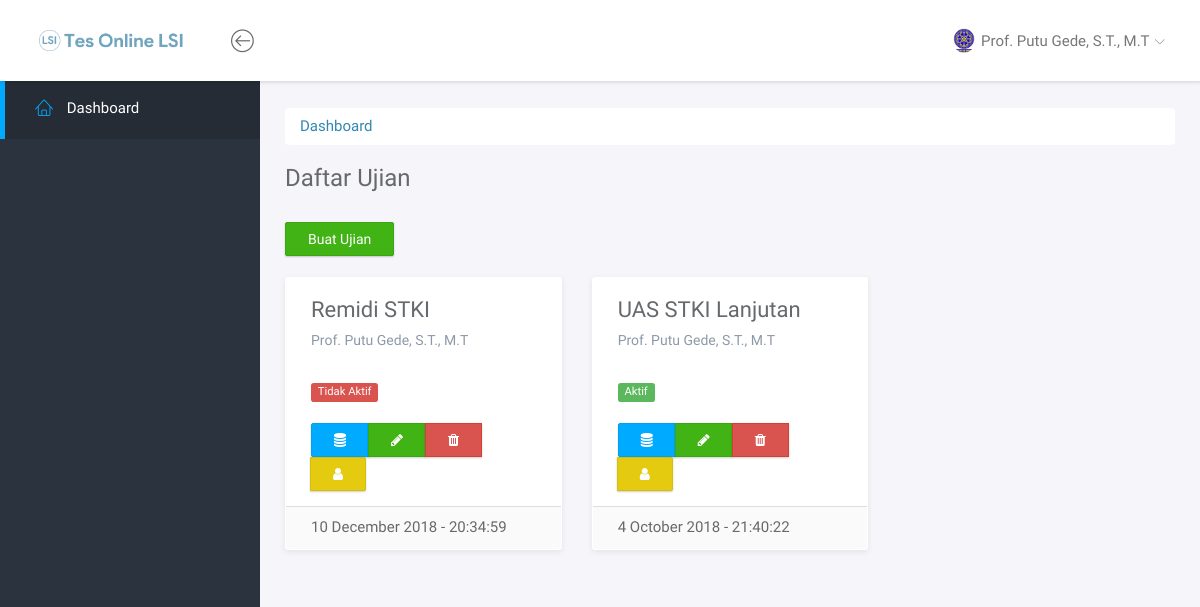
The page /dosen (signed in) on the database as committed earlier.
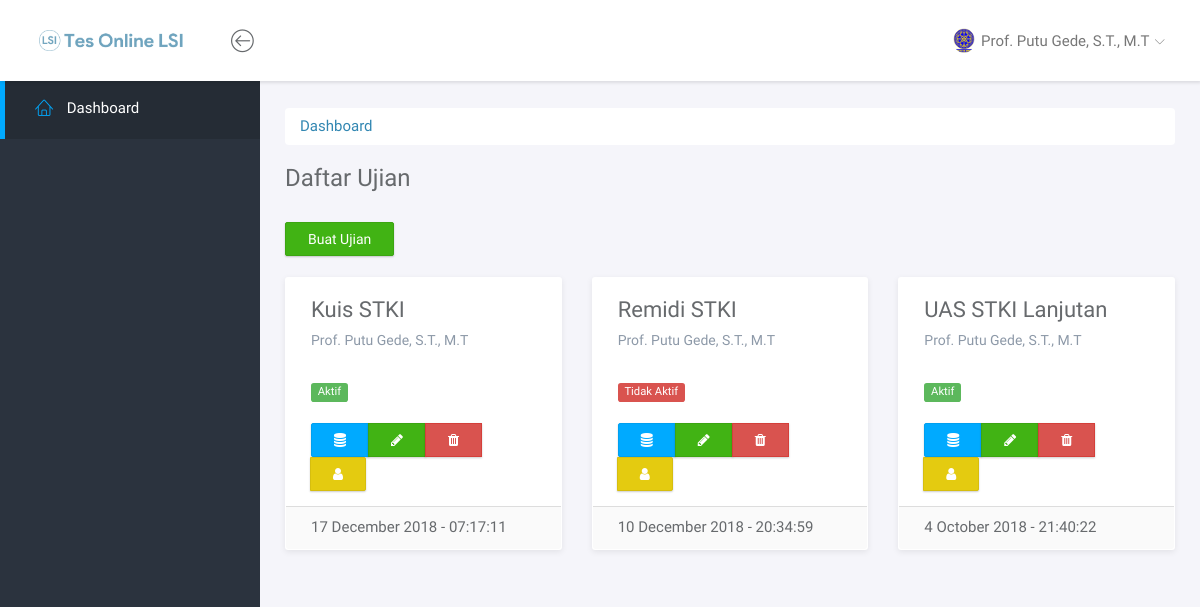
The same page on the database as committed later.
### tables this page shows
CREATE TABLE `tb_ujian` (
  `id_ujian` int(10) NOT NULL AUTO_INCREMENT,
  `nama_ujian` varchar(255) DEFAULT NULL,
  `tgl_buat_ujian` datetime DEFAULT NULL,
  `tgl_selesai_ujian` datetime DEFAULT NULL,
  `id_dosen` int(11) DEFAULT NULL,
  `status_ujian` enum('Aktif','Selesai','Dihapus') DEFAULT NULL,
  PRIMARY KEY (`id_ujian`),
  KEY `id_dosen` (`id_dosen`),
  CONSTRAINT `tb_ujian_ibfk_1` FOREIGN KEY (`id_dosen`) REFERENCES `tb_dosen` (`id_dosen`)
);

CREATE TABLE `tb_dosen` (
  `id_dosen` int(10) NOT NULL AUTO_INCREMENT,
  `nama_dosen` varchar(255) DEFAULT NULL,
  `username_dosen` varchar(255) DEFAULT NULL,
  `password_dosen` varchar(255) DEFAULT NULL,
  PRIMARY KEY (`id_dosen`)
);

### include/dosen/content_dashboard.php (the view, shortened to what this page needs)
<div class="main">
	<div class="main-content">
		<div class="container-fluid">
			<nav aria-label="breadcrumb" role="navigation">
			  <ol class="breadcrumb" style="background:#fff">
			    <li class="breadcrumb-item active" aria-current="page"><a href="<?php echo $web_url?>dosen">Dashboard</a></li>
			  </ol>
			</nav>
			<h3 class="page-title">Daftar Ujian</h3>
			<a class="btn-success btn ml-4 mt-4" href="<?php echo $web_url."dosen/" ?>buat-ujian">Buat Ujian</a><br></br>
			<div class="row">
				<?php
					$ujian = mysqli_query($conn, "SELECT *, YEAR(tgl_buat_ujian) AS tahun, MONTHNAME(tgl_buat_ujian) AS bulan, DAY(tgl_buat_ujian) AS tanggal, TIME(tgl_buat_ujian) AS jam FROM tb_ujian INNER JOIN tb_dosen ON tb_ujian.`id_dosen`=tb_dosen.`id_dosen` WHERE status_ujian != 'Dihapus' ORDER BY id_ujian DESC");
					foreach ($ujian as $nilai) {
				?>
				<div class="col-md-4">
					<div class="panel panel-headline">
						<div class="panel-heading">
							<h3 class="panel-title"><?php echo $nilai['nama_ujian']; ?></h3>
							<p class="panel-subtitle"><?php echo $nilai['nama_dosen']; ?></p>
						</div>
						<div class="panel-body">
							<?php
								if($nilai['status_ujian']=="Aktif") {
							?>
							<span class="label label-success">Aktif</span>
							<?php
								} else {
							?>
							<span class="label label-danger">Tidak Aktif</span>
							<?php
								}
							?>
							?><br /><br />
							<div class="btn-group" role="group" aria-label="Basic example">
							  <a title="Lihat Soal" href="dosen/<?php echo $nilai['id_ujian']?>" class="btn btn-primary"><i class="fa fa-database"></i></a>
							  <a title="Edit Ujian" href="dosen/<?php echo $nilai['id_ujian']?>/edit" class="btn btn-success"><i class="fa fa-pencil"></i></a>
							  <a title="Hapus Ujian" href="#" data-toggle="modal" data-target="#nilaiModal<?php echo $nilai['id_ujian'] ?>" class="btn btn-danger"><i class="fa fa-trash"></i></a>
							  <a title="Lihat Nilai Mahasiswa" href="dosen/<?php echo $nilai['id_ujian']?>/lihat-nilai" class="btn btn-warning"><i class="fa fa-user"></i></a>
							</div>
						</div>
						<div class="panel-footer">
						<?php
							echo $nilai['tanggal']." ".$nilai['bulan']." ".$nilai['tahun']." - ".$nilai['jam']
						?>
						</div>
					</div>
				</div>
				<?php
					}
				?>
			</div>
		</div>
	</div>
</div>

### index.php (shortened to what this page needs)
<?php
	$path = parse_url($_SERVER['REQUEST_URI'], PHP_URL_PATH);
	$web_url = 'http://localhost/LatentSematicIndex-TesOnline/';
	$segment = explode('/', $path);
	$slug = $segment[2];
	if($slug=='mahasiswa'){
		if(isset($_SESSION['nama_mhs'])){
			include 'include/mahasiswa/index.php';
		} else {
			echo "Anda tidak memiliki akses ke halaman ini!";
		}
	} else if($slug=='dosen'){
		if(isset($_SESSION['nama_dosen'])){
			include 'include/dosen/index.php';
		} else {
			echo "Anda tidak memiliki akses ke halaman ini!";
		}
	} else if(empty($slug)||$slug=='home') {
		include 'login.php';
	} else {
		echo "404 Not Found";
	}
?>

### include/dosen/index.php (shortened to what this page needs)
<!doctype html>
<html lang="en" class="fullscreen-bg">
<head>
	<link rel="stylesheet" href="<?php echo $web_url.'template';?>/css/bootstrap.min.css">
	<link rel="stylesheet" href="<?php echo $web_url.'template';?>/vendor/font-awesome/css/font-awesome.min.css">
	<link rel="stylesheet" href="<?php echo $web_url.'template';?>/vendor/linearicons/style.css">
	<link rel="stylesheet" href="<?php echo $web_url.'template';?>/css/main.css">
	<link rel="stylesheet" href="<?php echo $web_url.'template';?>/css/demo.css">
</head>
<body>
	<div id="wrapper">
		<?php include 'include/navbar.php'; ?>
		<?php include 'include/dosen/sidebar_dosen.php'?>
		<?php
			if (isset($sluguri)) {
				if($sluguri=="buat-ujian"){
					include 'include/dosen/content_buat_ujian.php';
				} else {
					if (isset($sluguriaksi)) {
						switch ($sluguriaksi) {
							case 'edit':
								include 'include/dosen/content_edit_ujian.php';
								break;
							case 'hapus':
								include 'include/dosen/content_hapus_ujian.php';
								break;
							case 'lihat-nilai':
								if (isset($slugurimhs)) {
									include 'include/dosen/content_lihat_nilai_mhs.php';
								} else {
									include 'include/dosen/content_nilai_mhs.php';
								}
								break;
							case 'tambah-soal':
								include 'include/dosen/content_tambah_soal.php';
								break;
							default:
								break;
						}
					} else {
						include 'include/dosen/content_lihat_ujian.php';
					}
				}
			} else {
				include 'include/dosen/content_dashboard.php';
			}
		?>
		</div>
	</body>
	</html>
</html>

### include/navbar.php (shortened to what this page needs)
<nav class="navbar navbar-default navbar-fixed-top">
  <div class="brand">
    <a href="index.html"><img src="<?php echo $web_url.'template'?>/img/headlsi.png" alt="Klorofil Logo" class="img-responsive logo" style="height: 21px;" /></a>
  </div>
  <div class="container-fluid">
    <div class="navbar-btn">
      <button type="button" class="btn-toggle-fullwidth"><i class="lnr lnr-arrow-left-circle"></i></button>
    </div>
    <div id="navbar-menu">
      <ul class="nav navbar-nav navbar-right">
        <li class="dropdown">
          <a href="#" class="dropdown-toggle" data-toggle="dropdown"><img src="<?php echo $web_url.'template'?>/img/Logo-unud-baru.png" class="img-circle" alt="Avatar"> <span>
              <?php
                if (isset($_SESSION['nama_mhs'])) {
                  echo $_SESSION['nama_mhs'];
                } else {
                  echo $_SESSION['nama_dosen'];
                }
              ?>
              </span> <i class="icon-submenu lnr lnr-chevron-down"></i></a>
        </li>
      </ul>
    </div>
  </div>
</nav>

### include/dosen/sidebar_dosen.php
<div id="sidebar-nav" class="sidebar">
    <div class="sidebar-scroll">
        <nav>
            <ul class="nav">
                <li><a href="<?php echo $web_url;?>dosen" class="active"><i class="lnr lnr-home"></i> <span>Dashboard</span></a></li>
            </ul>
        </nav>
    </div>
</div>

### template/css/main.css (style rules this page uses)
html { position: relative; min-height: 100%; }
body { background-color: #F3F5F8; font-family: "Source Sans Pro", sans-serif; font-size: 15px; color: #676a6d; }
a { color: #3287B2; }
.page-title { margin-top: 0; margin-bottom: 30px; font-weight: 300; }
#wrapper .sidebar { -webkit-transition: all 0.3s ease-in-out; -moz-transition: all 0.3s ease-in-out; -ms-transition: all 0.3s ease-in-out; -o-transition: all 0.3s ease-in-out; transition: all 0.3s ease-in-out; width: 260px; height: 100%; float: left; background-color: #2B333E; position: fixed; left: 0; }
#wrapper .main { -webkit-transition: all 0.3s ease-in-out; -moz-transition: all 0.3s ease-in-out; -ms-transition: all 0.3s ease-in-out; -o-transition: all 0.3s ease-in-out; transition: all 0.3s ease-in-out; width: calc(100% - 260px); left: 0; position: relative; float: right; background-color: #f5f5fa; }
#wrapper #sidebar-nav, #wrapper .main { padding-top: 80px; }
.main-content { padding: 28px 10px; }
html.fullscreen-bg, html.fullscreen-bg body, html.fullscreen-bg #wrapper { height: 100%; }
.navbar-default { -webkit-transition: all 0.3s ease-in-out; -moz-transition: all 0.3s ease-in-out; -ms-transition: all 0.3s ease-in-out; -o-transition: all 0.3s ease-in-out; transition: all 0.3s ease-in-out; -moz-box-shadow: 1px 2px 3px rgba(0, 0, 0, 0.1); -webkit-box-shadow: 1px 2px 3px rgba(0, 0, 0, 0.1); box-shadow: 1px 2px 3px rgba(0, 0, 0, 0.1); -webkit-border-radius: 0; -moz-border-radius: 0; border-radius: 0; padding: 0; margin: 0; border: none; background-color: #fff; }
.navbar-default .brand { float: left; padding: 30px 39px; background-color: #fff; }
.navbar-btn { float: left; padding: 16px 0; }
.navbar-btn button { font-size: 24px; padding: 4px 8px; line-height: .7; border: none; background: none; outline: none; }
.navbar-nav > li > a { padding: 28px 20px; }
.navbar-nav > li > a > i { font-size: 22px; margin-right: 2px; vertical-align: middle; }
.navbar-nav > li > a > i.icon-submenu { margin-left: 2px; margin-right: 0; font-size: 10px; position: relative; top: 2px; }
.navbar-nav > li > a > span { position: relative; top: 2px; }
.navbar-nav > li > a img { width: 22px; margin-right: 2px; }
@media screen and (min-width: 768px) { .navbar-nav.navbar-right { margin-right: 0; } }
.sidebar { z-index: 9; }
.sidebar .nav > li > a { padding: 18px 30px; color: #AEB7C2; border-left: 5px solid transparent; }
.sidebar .nav > li > a:hover, .sidebar .nav > li > a:focus, .sidebar .nav > li > a.active { color: #fff; background-color: transparent; }
.sidebar .nav > li > a:hover i, .sidebar .nav > li > a:focus i, .sidebar .nav > li > a.active i { color: #00AAFF; }
.sidebar .nav > li > a:focus, .sidebar .nav > li > a.active { background-color: #252c35; border-left-color: #00AAFF; }
.sidebar .nav i { margin-right: 10px; font-size: 18px; }
.sidebar .nav span { -webkit-transition: all 0.3s ease-in-out; -moz-transition: all 0.3s ease-in-out; -ms-transition: all 0.3s ease-in-out; -o-transition: all 0.3s ease-in-out; transition: all 0.3s ease-in-out; position: relative; top: -2px; }
.btn { -webkit-border-radius: 2px; -moz-border-radius: 2px; border-radius: 2px; -moz-box-shadow: 0px 1px 2px 0 rgba(0, 0, 0, 0.2); -webkit-box-shadow: 0px 1px 2px 0 rgba(0, 0, 0, 0.2); box-shadow: 0px 1px 2px 0 rgba(0, 0, 0, 0.2); padding: 6px 22px; }
.btn-primary { background-color: #00AAFF; border-color: #00a0f0; }
.btn-warning { background-color: #e4cb10; border-color: #d6be0f; }
.btn-success { background-color: #41B314; border-color: #3ca512; }
.panel { -webkit-border-radius: 3px; -moz-border-radius: 3px; border-radius: 3px; -moz-box-shadow: 0 2px 6px rgba(0, 0, 0, 0.08); -webkit-box-shadow: 0 2px 6px rgba(0, 0, 0, 0.08); box-shadow: 0 2px 6px rgba(0, 0, 0, 0.08); background-color: #fff; margin-bottom: 30px; }
.panel .panel-heading, .panel .panel-body, .panel .panel-footer { padding-left: 25px; padding-right: 25px; }
.panel .panel-heading { padding-top: 20px; padding-bottom: 20px; position: relative; }
.panel .panel-heading .panel-title { margin: 0; font-size: 18px; font-weight: 300; }
.panel .panel-body { padding-top: 10px; padding-bottom: 15px; }
.panel.panel-headline .panel-heading { border-bottom: none; }
.panel.panel-headline .panel-heading .panel-title { margin-bottom: 8px; font-size: 22px; font-weight: normal; }
.panel.panel-headline .panel-heading .panel-subtitle { margin-bottom: 0; font-size: 14px; color: #8D99A8; }
.panel-footer { background-color: #fafafa; }
.label { font-weight: normal; }

Rows that differ between the two databases and show on the page:
added tb_ujian: nama_ujian "Kuis STKI", id_dosen.nama_dosen "Prof. Putu Gede, S.T., M.T", status_ujian "Aktif", tanggal "17", bulan "December", tahun "2018", jam "07:17:11"
